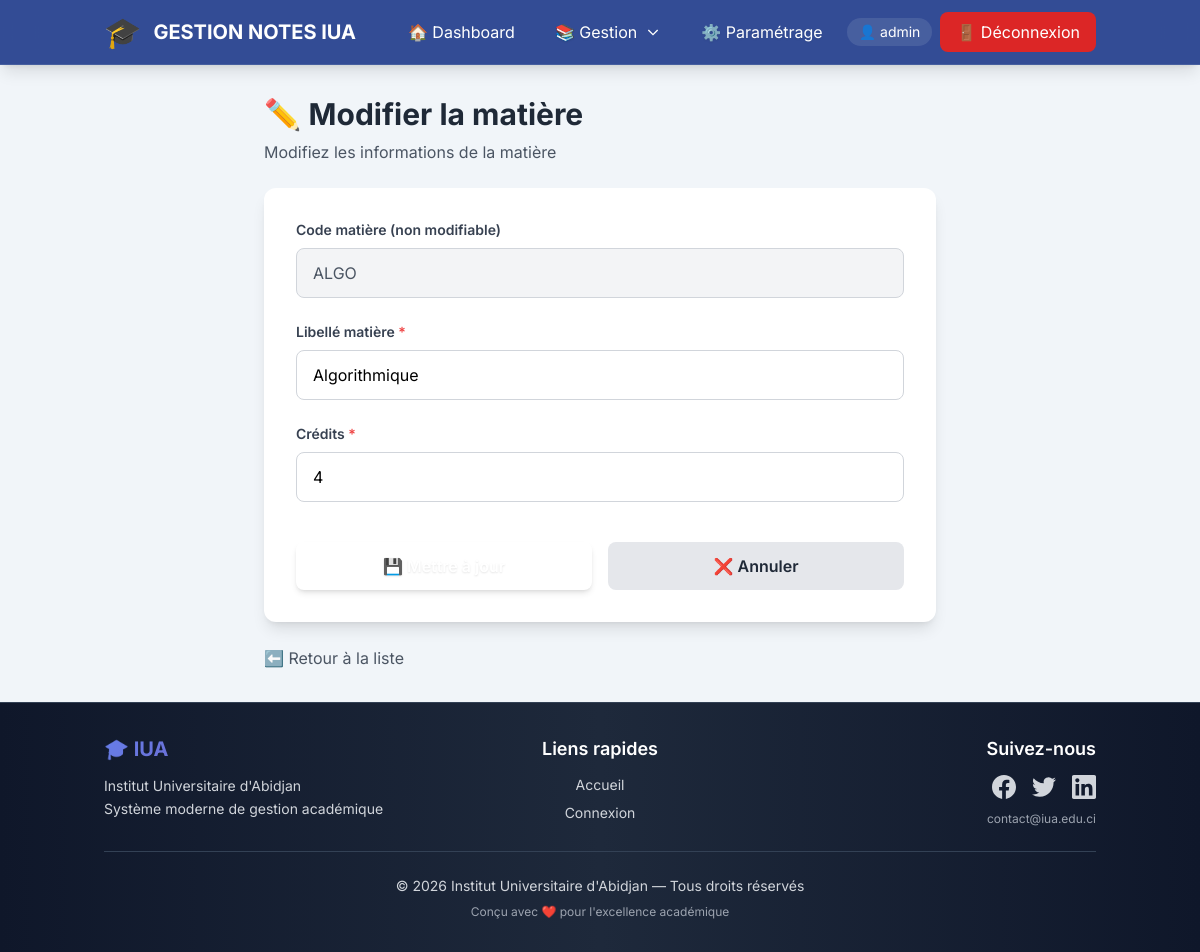
Page /admin/matieres/modifier.php?code=ALGO (signed in) on the committed database.
### tables this page shows
CREATE TABLE `matiere` (
  `codeMat` varchar(50) NOT NULL,
  `libelleMat` varchar(100) NOT NULL,
  `credits` int(11) DEFAULT 0
);

### config/functions.php (called while the page is built, shortened)
<?php
function e($string)
{
    return htmlspecialchars($string, ENT_QUOTES, 'UTF-8');
}

### admin/matieres/modifier.php (the view, shortened to what this page needs)
<?php
require_once __DIR__ . '/../../config/functions.php';
$pdo = Database::getInstance()->getConnection();
$code = $_GET['code'] ?? null;
$stmt = $pdo->prepare("SELECT * FROM matiere WHERE codeMat = :code");
$stmt->execute(['code' => $code]);
$matiere = $stmt->fetch();
require_once __DIR__ . '/../../includes/header.php';
require_once __DIR__ . '/../../includes/navbar.php';
?>
<div class="container mx-auto px-4 py-8 flex-1">
    <div class="max-w-2xl mx-auto">
        <div class="mb-6">
            <h2 class="text-3xl font-bold text-gray-800 mb-2">✏️ Modifier la matière</h2>
            <p class="text-gray-600">Modifiez les informations de la matière</p>
        </div>
        <div class="bg-white rounded-xl shadow-lg p-8 form-card">
            <form method="post" class="space-y-6">
                <div>
                    <label for="codeMat" class="block text-sm font-semibold text-gray-700 mb-2">
                        Code matière (non modifiable)
                    </label>
                    <input
                        type="text"
                        id="codeMat"
                        value="<?= e($matiere['codeMat']) ?>"
                        disabled
                        class="w-full px-4 py-3 border border-gray-300 rounded-lg bg-gray-100 text-gray-600"
                    >
                </div>
                <div>
                    <label for="libelleMat" class="block text-sm font-semibold text-gray-700 mb-2">
                        Libellé matière <span class="text-red-500">*</span>
                    </label>
                    <input
                        type="text"
                        id="libelleMat"
                        name="libelleMat"
                        value="<?= e($matiere['libelleMat']) ?>"
                        required
                        class="w-full px-4 py-3 border border-gray-300 rounded-lg focus:ring-2 focus:ring-navy focus:border-navy transition"
                    >
                </div>
                <div>
                    <label for="credits" class="block text-sm font-semibold text-gray-700 mb-2">
                        Crédits <span class="text-red-500">*</span>
                    </label>
                    <input
                        type="number"
                        id="credits"
                        name="credits"
                        min="1"
                        value="<?= e($matiere['credits']) ?>"
                        required
                        class="w-full px-4 py-3 border border-gray-300 rounded-lg focus:ring-2 focus:ring-navy focus:border-navy transition"
                    >
                </div>
                <div class="flex gap-4 pt-4">
                    <button
                        type="submit"
                        class="flex-1 px-6 py-3 bg-emerald-600 hover:bg-emerald-700 text-white font-semibold rounded-lg transition shadow-md hover:shadow-lg"
                    >
                        💾 Mettre à jour
                    </button>
                    <a href="<?= BASE_URL ?>/admin/matieres/liste.php"
                       class="flex-1 px-6 py-3 bg-gray-200 hover:bg-gray-300 text-gray-800 font-semibold rounded-lg transition text-center">
                        ❌ Annuler
                    </a>
                </div>
            </form>
        </div>
        <div class="mt-6">
            <a href="<?= BASE_URL ?>/admin/matieres/liste.php"
               class="text-gray-600 hover:text-navy transition">
                ⬅️ Retour à la liste
            </a>
        </div>
    </div>
</div>
<?php
require_once __DIR__ . '/../../includes/footer.php';
?>

### assets/css/style.css (style rules this page uses)
:root { --primary: #e50914; --primary-dark: #b20710; --primary-light: #ff1a24; --secondary: #564d4d; --secondary-light: #6e6464; --accent: #00d9ff; --accent-dark: #00b8d4; --accent-glow: rgba(0, 217, 255, 0.4); --bg-dark: #0a0a0a; --bg-card: #1a1a1a; --bg-card-hover: #252525; --bg-pearl: #f1f5f9; --bg-glass: rgba(255, 255, 255, 0.1); --text-primary: #ffffff; --text-secondary: #b3b3b3; --text-dark: #1a1a1a; --text-gray: #6b7280; --gradient-primary: linear-gradient(135deg, #667eea 0%, #764ba2 100%); --gradient-accent: linear-gradient(135deg, #f093fb 0%, #f5576c 100%); --gradient-emerald: linear-gradient(135deg, #10b981 0%, #059669 100%); --gradient-blue: linear-gradient(135deg, #3b82f6 0%, #1e40af 100%); --gradient-purple: linear-gradient(135deg, #a855f7 0%, #7c3aed 100%); --gradient-orange: linear-gradient(135deg, #f97316 0%, #ea580c 100%); --gradient-hero: linear-gradient(135deg, #1e3a8a 0%, #3b82f6 50%, #1e3a8a 100%); --shadow-sm: 0 1px 2px 0 rgba(0, 0, 0, 0.05); --shadow-md: 0 4px 6px -1px rgba(0, 0, 0, 0.1), 0 2px 4px -1px rgba(0, 0, 0, 0.06); --shadow-lg: 0 10px 15px -3px rgba(0, 0, 0, 0.1), 0 4px 6px -2px rgba(0, 0, 0, 0.05); --shadow-xl: 0 20px 25px -5px rgba(0, 0, 0, 0.1), 0 10px 10px -5px rgba(0, 0, 0, 0.04); --shadow-2xl: 0 25px 50px -12px rgba(0, 0, 0, 0.25); --shadow-glow: 0 0 20px rgba(0, 217, 255, 0.3); --shadow-glow-primary: 0 0 20px rgba(229, 9, 20, 0.3); --radius-sm: 0.375rem; --radius-md: 0.5rem; --radius-lg: 0.75rem; --radius-xl: 1rem; --radius-2xl: 1.5rem; --radius-full: 9999px; --transition-fast: 0.15s ease-in-out; --transition-base: 0.3s ease-in-out; --transition-slow: 0.5s ease-in-out; --spacing-xs: 0.25rem; --spacing-sm: 0.5rem; --spacing-md: 1rem; --spacing-lg: 1.5rem; --spacing-xl: 2rem; --navy: #1e3a8a; --pearl: #f1f5f9; --emerald: #10b981; }
* { margin: 0; padding: 0; box-sizing: border-box; }
html { scroll-behavior: smooth; }
body { font-family: 'Inter', -apple-system, BlinkMacSystemFont, 'Segoe UI', Roboto, 'Helvetica Neue', Arial, sans-serif; -webkit-font-smoothing: antialiased; -moz-osx-font-smoothing: grayscale; overflow-x: hidden; }
.form-card { background: white; border-radius: var(--radius-xl); padding: 2rem; box-shadow: var(--shadow-lg); }
input, select, textarea { transition: all var(--transition-base); }
.btn-premium, button, a[class*="bg-gradient"], a[class*="bg-blue"], a[class*="bg-emerald"], a[class*="bg-purple"], a[class*="bg-navy"] { color: white !important; text-shadow: 0 1px 2px rgba(0, 0, 0, 0.1); }

### rows in the picture
matiere: codeMat "ALGO", libelleMat "Algorithmique", credits "4"

### other values in the picture
$_SESSION['login'] "admin"
